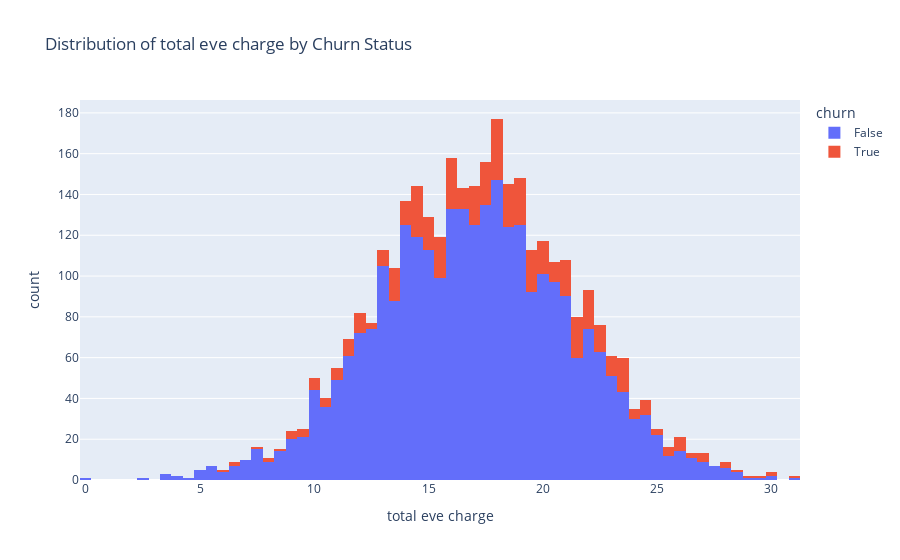

The cell this chart's notebook holds for it:
### Code cell
fig = px.histogram(data, x="total eve charge", color="churn",
                   title="Distribution of total eve charge by Churn Status")
fig.show()

### Figure 1 — Plotly figure (JSON) as saved in the notebook; plotly's stock layout.template omitted (floating-point values rounded to 4 significant figures; data arrays with more than 128 entries replaced by an {"elided": "..."} marker saying what was removed)
{"data": [{"alignmentgroup": "True", "bingroup": "x", "hovertemplate": "churn=False<br>total eve charge=%{x}<br>count=%{y}<extra></extra>", "legendgroup": "False", "marker": {"color": "#636efa", "pattern": {"shape": ""}}, "name": "False", "offsetgroup": "False", "orientation": "v", "showlegend": true, "type": "histogram", "x": {"elided": "2850 float values"}, "xaxis": "x", "yaxis": "y"}, {"alignmentgroup": "True", "bingroup": "x", "hovertemplate": "churn=True<br>total eve charge=%{x}<br>count=%{y}<extra></extra>", "legendgroup": "True", "marker": {"color": "#EF553B", "pattern": {"shape": ""}}, "name": "True", "offsetgroup": "True", "orientation": "v", "showlegend": true, "type": "histogram", "x": {"elided": "483 float values"}, "xaxis": "x", "yaxis": "y"}], "layout": {"barmode": "relative", "legend": {"title": {"text": "churn"}, "tracegroupgap": 0}, "title": {"text": "Distribution of total eve charge by Churn Status"}, "xaxis": {"anchor": "y", "domain": [0, 1], "title": {"text": "total eve charge"}}, "yaxis": {"anchor": "x", "domain": [0, 1], "title": {"text": "count"}}}}
